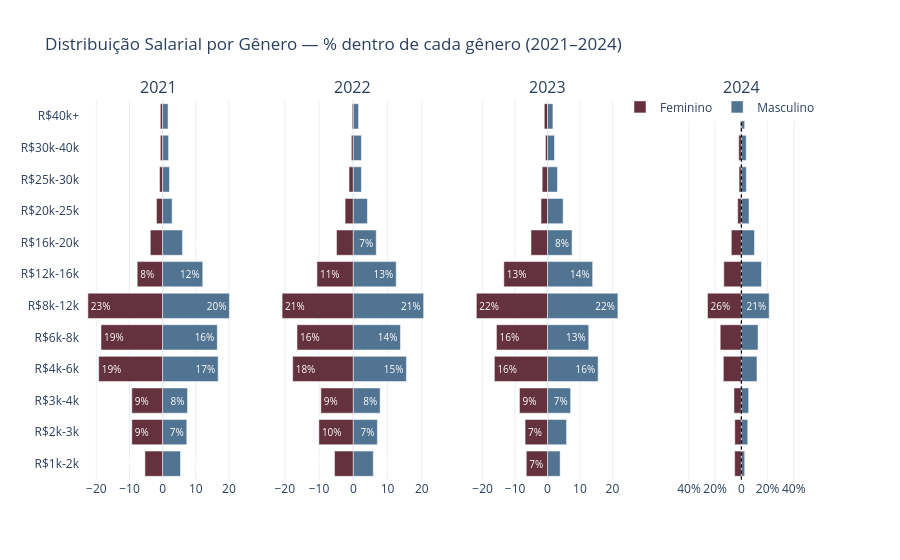

This figure's notebook cell:
### Markdown cell above
### 2.4 — Distribuição salarial por gênero

### Code cell
fig = subplots_piramide(
    df, 'faixa_salarial', FAIXA_SALARIAL_ORDEM,
    'Distribuição Salarial por Gênero — % dentro de cada gênero (2021–2024)',
    height=560,
)
fig.show()
# fig.write_image('figures/2_4_salario_genero.png', scale=2)

### Figure 1 — Plotly figure (JSON) as saved in the notebook; plotly's stock layout.template omitted (floating-point values rounded to 4 significant figures)
{"data": [{"legendgroup": "Feminino", "marker": {"color": "#64313E"}, "name": "Feminino", "orientation": "h", "showlegend": true, "text": ["5%", "9%", "9%", "19%", "19%", "23%", "8%", "4%", "2%", "1%", "1%", "1%"], "textfont": {"color": "white", "size": 10}, "textposition": "auto", "type": "bar", "x": [-5.349, -9.302, -9.302, -19.3, -18.6, -22.56, -7.674, -3.721, -1.86, -0.9302, -0.6977, -0.6977], "xaxis": "x", "y": ["R$1k-2k", "R$2k-3k", "R$3k-4k", "R$4k-6k", "R$6k-8k", "R$8k-12k", "R$12k-16k", "R$16k-20k", "R$20k-25k", "R$25k-30k", "R$30k-40k", "R$40k+"], "yaxis": "y"}, {"legendgroup": "Feminino", "marker": {"color": "#64313E"}, "name": "Feminino", "orientation": "h", "showlegend": false, "text": ["5%", "10%", "9%", "18%", "16%", "21%", "11%", "5%", "2%", "1%", "1%", "0%"], "textfont": {"color": "white", "size": 10}, "textposition": "auto", "type": "bar", "x": [-5.479, -10.05, -9.475, -17.69, -16.44, -20.78, -10.62, -4.909, -2.397, -1.256, -0.5708, -0.3425], "xaxis": "x2", "y": ["R$1k-2k", "R$2k-3k", "R$3k-4k", "R$4k-6k", "R$6k-8k", "R$8k-12k", "R$12k-16k", "R$16k-20k", "R$20k-25k", "R$25k-30k", "R$30k-40k", "R$40k+"], "yaxis": "y2"}, {"legendgroup": "Feminino", "marker": {"color": "#64313E"}, "name": "Feminino", "orientation": "h", "showlegend": false, "text": ["7%", "7%", "9%", "16%", "16%", "22%", "13%", "5%", "2%", "2%", "1%", "1%"], "textfont": {"color": "white", "size": 10}, "textposition": "auto", "type": "bar", "x": [-6.551, -6.915, -8.644, -16.38, -15.74, -21.93, -13.47, -5.096, -2.002, -1.638, -0.6369, -1.001], "xaxis": "x3", "y": ["R$1k-2k", "R$2k-3k", "R$3k-4k", "R$4k-6k", "R$6k-8k", "R$8k-12k", "R$12k-16k", "R$16k-20k", "R$20k-25k", "R$25k-30k", "R$30k-40k", "R$40k+"], "yaxis": "y3"}, {"legendgroup": "Feminino", "marker": {"color": "#64313E"}, "name": "Feminino", "orientation": "h", "showlegend": false, "text": ["5%", "5%", "6%", "14%", "16%", "26%", "13%", "8%", "3%", "2%", "2%", "1%"], "textfont": {"color": "white", "size": 10}, "textposition": "auto", "type": "bar", "x": [-5.119, -5.031, -5.649, -13.77, -16.15, -25.86, -13.42, -7.679, -2.824, -1.765, -2.03, -0.7061], "xaxis": "x4", "y": ["R$1k-2k", "R$2k-3k", "R$3k-4k", "R$4k-6k", "R$6k-8k", "R$8k-12k", "R$12k-16k", "R$16k-20k", "R$20k-25k", "R$25k-30k", "R$30k-40k", "R$40k+"], "yaxis": "y4"}, {"legendgroup": "Masculino", "marker": {"color": "#517493"}, "name": "Masculino", "orientation": "h", "showlegend": true, "text": ["5%", "7%", "8%", "17%", "16%", "20%", "12%", "6%", "3%", "2%", "2%", "2%"], "textfont": {"color": "white", "size": 10}, "textposition": "auto", "type": "bar", "x": [5.391, 7.294, 7.505, 16.75, 16.49, 20.14, 12.1, 5.973, 2.854, 2.061, 1.797, 1.638], "xaxis": "x", "y": ["R$1k-2k", "R$2k-3k", "R$3k-4k", "R$4k-6k", "R$6k-8k", "R$8k-12k", "R$12k-16k", "R$16k-20k", "R$20k-25k", "R$25k-30k", "R$30k-40k", "R$40k+"], "yaxis": "y"}, {"legendgroup": "Masculino", "marker": {"color": "#517493"}, "name": "Masculino", "orientation": "h", "showlegend": false, "text": ["6%", "7%", "8%", "15%", "14%", "21%", "13%", "7%", "4%", "2%", "2%", "2%"], "textfont": {"color": "white", "size": 10}, "textposition": "auto", "type": "bar", "x": [5.82, 7.021, 7.821, 15.5, 13.75, 20.52, 12.51, 6.693, 4.111, 2.364, 2.364, 1.528], "xaxis": "x2", "y": ["R$1k-2k", "R$2k-3k", "R$3k-4k", "R$4k-6k", "R$6k-8k", "R$8k-12k", "R$12k-16k", "R$16k-20k", "R$20k-25k", "R$25k-30k", "R$30k-40k", "R$40k+"], "yaxis": "y2"}, {"legendgroup": "Masculino", "marker": {"color": "#517493"}, "name": "Masculino", "orientation": "h", "showlegend": false, "text": ["4%", "6%", "7%", "16%", "13%", "22%", "14%", "8%", "5%", "3%", "2%", "2%"], "textfont": {"color": "white", "size": 10}, "textposition": "auto", "type": "bar", "x": [3.892, 5.866, 7.117, 15.6, 12.71, 21.68, 13.9, 7.562, 4.81, 3.058, 2.141, 1.668], "xaxis": "x3", "y": ["R$1k-2k", "R$2k-3k", "R$3k-4k", "R$4k-6k", "R$6k-8k", "R$8k-12k", "R$12k-16k", "R$16k-20k", "R$20k-25k", "R$25k-30k", "R$30k-40k", "R$40k+"], "yaxis": "y3"}, {"legendgroup": "Masculino", "marker": {"color": "#517493"}, "name": "Masculino", "orientation": "h", "showlegend": false, "text": ["3%", "5%", "6%", "12%", "13%", "21%", "15%", "10%", "6%", "4%", "4%", "3%"], "textfont": {"color": "white", "size": 10}, "textposition": "auto", "type": "bar", "x": [2.54, 4.861, 5.571, 11.91, 12.73, 21.22, 15.35, 9.995, 5.844, 3.796, 3.687, 2.512], "xaxis": "x4", "y": ["R$1k-2k", "R$2k-3k", "R$3k-4k", "R$4k-6k", "R$6k-8k", "R$8k-12k", "R$12k-16k", "R$16k-20k", "R$20k-25k", "R$25k-30k", "R$30k-40k", "R$40k+"], "yaxis": "y4"}], "layout": {"annotations": [{"font": {"size": 16}, "showarrow": false, "text": "2021", "x": 0.1062, "xanchor": "center", "xref": "paper", "y": 1, "yanchor": "bottom", "yref": "paper"}, {"font": {"size": 16}, "showarrow": false, "text": "2022", "x": 0.3688, "xanchor": "center", "xref": "paper", "y": 1, "yanchor": "bottom", "yref": "paper"}, {"font": {"size": 16}, "showarrow": false, "text": "2023", "x": 0.6313, "xanchor": "center", "xref": "paper", "y": 1, "yanchor": "bottom", "yref": "paper"}, {"font": {"size": 16}, "showarrow": false, "text": "2024", "x": 0.8938, "xanchor": "center", "xref": "paper", "y": 1, "yanchor": "bottom", "yref": "paper"}], "barmode": "relative", "height": 560, "legend": {"orientation": "h", "x": 1, "xanchor": "right", "y": 1.02}, "shapes": [{"line": {"color": "black", "dash": "dot", "width": 1}, "type": "line", "x0": 0, "x1": 0, "xref": "x4", "y0": -0.5, "y1": 11.5, "yref": "y4"}, {"line": {"color": "black", "dash": "dot", "width": 1}, "type": "line", "x0": 0, "x1": 0, "xref": "x4", "y0": -0.5, "y1": 11.5, "yref": "y4"}], "title": {"text": "Distribuição Salarial por Gênero — % dentro de cada gênero (2021–2024)"}, "xaxis": {"anchor": "y", "domain": [0, 0.2125]}, "xaxis2": {"anchor": "y2", "domain": [0.2625, 0.475]}, "xaxis3": {"anchor": "y3", "domain": [0.525, 0.7375]}, "xaxis4": {"anchor": "y4", "domain": [0.7875, 1], "range": [-60, 60], "ticktext": ["40%", "20%", "0", "20%", "40%"], "tickvals": [-40, -20, 0, 20, 40]}, "yaxis": {"anchor": "x", "domain": [0, 1]}, "yaxis2": {"anchor": "x2", "domain": [0, 1], "matches": "y", "showticklabels": false}, "yaxis3": {"anchor": "x3", "domain": [0, 1], "matches": "y", "showticklabels": false}, "yaxis4": {"anchor": "x4", "domain": [0, 1], "matches": "y", "showticklabels": false}}}
